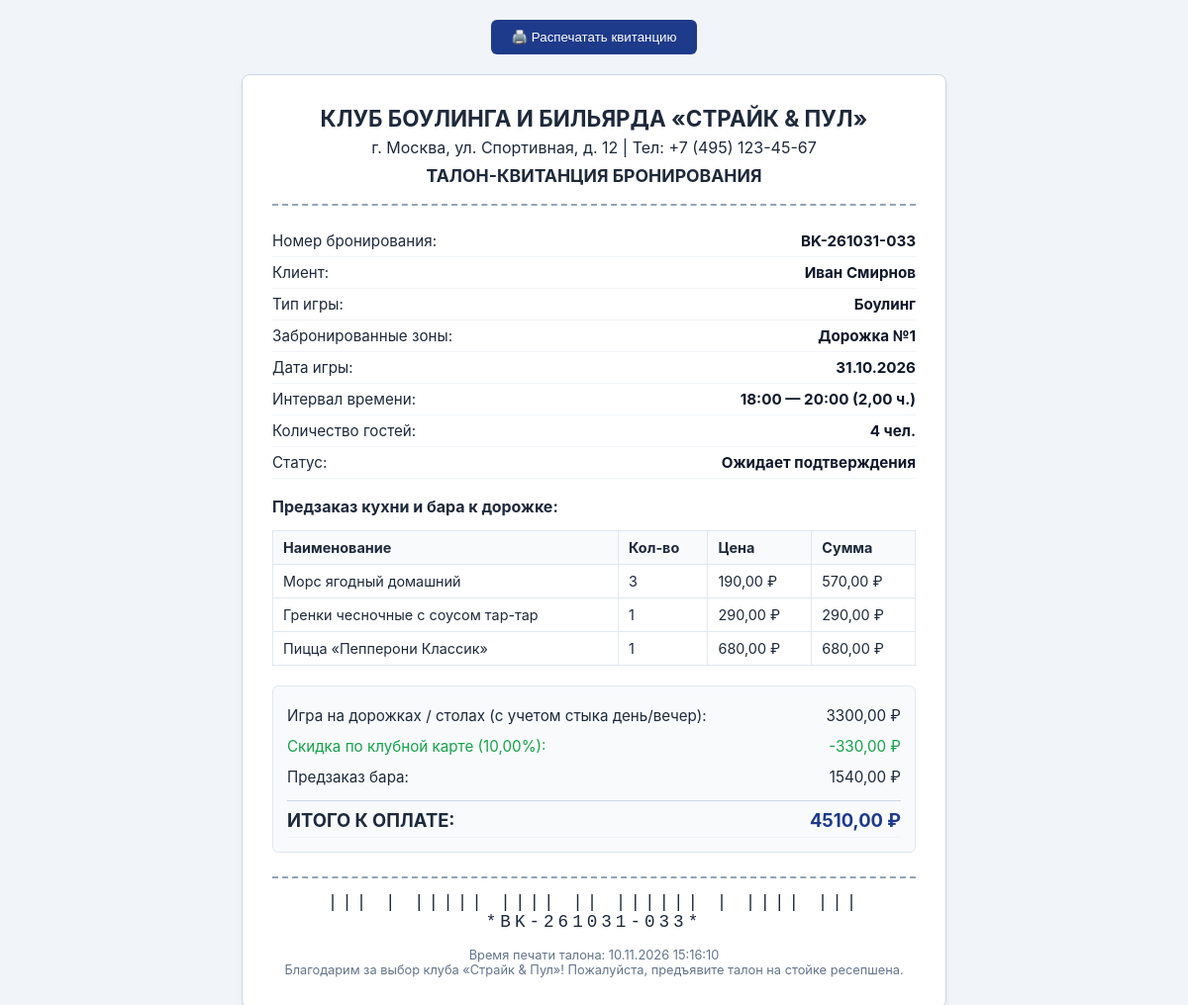
Screenshot of /bookings/33/receipt/ (signed in) with the database file from the repository.
### club/models.py (models this page shows, shortened)
class Booking(models.Model):
    STATUS_CHOICES = (
        ('pending', 'Ожидает подтверждения'),
        ('confirmed', 'Подтверждено'),
        ('completed', 'Завершено'),
        ('cancelled', 'Отменено'),
    )
    booking_number = models.CharField("Номер брони", max_length=32, unique=True)
    user = models.ForeignKey(User, on_delete=models.CASCADE, related_name='bookings', verbose_name="Посетитель")
    game_type = models.ForeignKey(GameType, on_delete=models.PROTECT, related_name='bookings', verbose_name="Тип игры")
    zones = models.ManyToManyField(PlayZone, related_name='bookings', verbose_name="Игровые дорожки / столы")
    date = models.DateField("Дата игры")
    start_time = models.TimeField("Время начала")
    end_time = models.TimeField("Время окончания")
    guests_count = models.PositiveIntegerField("Количество гостей", default=2, validators=[MinValueValidator(1)])
    club_card = models.ForeignKey(
        ClubCard,
        on_delete=models.SET_NULL,
        blank=True,
        null=True,
        related_name='bookings',
        verbose_name="Применённая клубная карта"
    )
    hours_total = models.DecimalField("Всего часов", max_digits=4, decimal_places=2, default=Decimal('1.00'))
    day_hours = models.DecimalField("Часов в дневной тариф", max_digits=4, decimal_places=2, default=Decimal('0.00'))
    night_hours = models.DecimalField("Часов в вечерний тариф", max_digits=4, decimal_places=2, default=Decimal('0.00'))
    game_cost = models.DecimalField("Стоимость игры до скидки (руб)", max_digits=10, decimal_places=2, default=Decimal('0.00'))
    discount_percent = models.DecimalField("Скидка %", max_digits=5, decimal_places=2, default=Decimal('0.00'))
    discount_amount = models.DecimalField("Сумма скидки (руб)", max_digits=10, decimal_places=2, default=Decimal('0.00'))
    preorder_cost = models.DecimalField("Сумма предзаказа бара (руб)", max_digits=10, decimal_places=2, default=Decimal('0.00'))
    total_cost = models.DecimalField("Итоговая сумма к оплате (руб)", max_digits=10, decimal_places=2, default=Decimal('0.00'))
    status = models.CharField("Статус бронирования", max_length=20, choices=STATUS_CHOICES, default='pending')
    notes = models.TextField("Комментарий / пожелания", blank=True)
    created_at = models.DateTimeField("Создано", default=timezone.now)
    updated_at = models.DateTimeField("Обновлено", auto_now=True)
    class Meta:
        verbose_name = "Бронирование"
        verbose_name_plural = "Бронирования"
        ordering = ['-date', '-start_time']

class GameType(models.Model):
    name = models.CharField("Название игры", max_length=100)
    slug = models.SlugField("Слаг", unique=True)
    description = models.TextField("Описание", blank=True)
    max_players_per_unit = models.PositiveIntegerField("Макс. игроков на 1 зону", default=6)
    is_bowling = models.BooleanField("Это боулинг (лимит 6 чел/дорожка)", default=False)
    icon = models.CharField("Иконка / эмодзи", max_length=20, default="🎳")
    class Meta:
        verbose_name = "Тип игры"
        verbose_name_plural = "Типы игр"
        ordering = ['id']

class PlayZone(models.Model):
    STATUS_CHOICES = (
        ('available', 'Доступна'),
        ('maintenance', 'На обслуживании / ремонт'),
    )
    game_type = models.ForeignKey(
        GameType,
        on_delete=models.CASCADE,
        related_name='zones',
        verbose_name="Тип игры"
    )
    number = models.PositiveIntegerField("Номер зоны (дорожки/стола)")
    title = models.CharField("Название", max_length=120)
    description = models.TextField("Особенности / оборудование", blank=True)
    photo = models.ImageField(
        "Фотография зоны",
        upload_to='zones/',
        blank=True,
        null=True,
        validators=[validate_image_file]
    )
    status = models.CharField("Статус", max_length=20, choices=STATUS_CHOICES, default='available')
    is_vip = models.BooleanField("VIP зона", default=False)
    class Meta:
        verbose_name = "Игровая зона"
        verbose_name_plural = "Игровые зоны (дорожки и столы)"
        ordering = ['game_type', 'number']
        unique_together = ('game_type', 'number')

class PreorderItem(models.Model):
    STATUS_CHOICES = (
        ('ordered', 'Заказано'),
        ('prepared', 'Готовится'),
        ('served', 'Подано к дорожке'),
        ('cancelled', 'Отменено'),
    )
    booking = models.ForeignKey(Booking, on_delete=models.CASCADE, related_name='preorders', verbose_name="Бронирование")
    menu_item = models.ForeignKey(MenuItem, on_delete=models.PROTECT, related_name='preorder_items', verbose_name="Блюдо / напиток")
    quantity = models.PositiveIntegerField("Количество", default=1, validators=[MinValueValidator(1)])
    price_each = models.DecimalField("Цена за единицу (руб)", max_digits=8, decimal_places=2)
    total_price = models.DecimalField("Общая стоимость (руб)", max_digits=10, decimal_places=2)
    status = models.CharField("Статус позиции", max_length=20, choices=STATUS_CHOICES, default='ordered')
    class Meta:
        verbose_name = "Позиция предзаказа"
        verbose_name_plural = "Позиции предзаказа бара"
        ordering = ['id']

class MenuItem(models.Model):
    CATEGORY_CHOICES = (
        ('snacks', 'Снеки и закуски'),
        ('hot', 'Горячие блюда и пицца'),
        ('drinks', 'Напитки и коктейли'),
        ('desserts', 'Десерты'),
    )
    category = models.CharField("Категория", max_length=20, choices=CATEGORY_CHOICES, default='snacks')
    title = models.CharField("Название", max_length=150)
    description = models.TextField("Состав / описание", blank=True)
    price = models.DecimalField(
        "Цена (руб)",
        max_digits=8,
        decimal_places=2,
        validators=[MinValueValidator(Decimal('0.00'))]
    )
    weight_volume = models.CharField("Выход (порция)", max_length=50, default="300 г")
    photo = models.ImageField(
        "Фото блюда",
        upload_to='menu/',
        blank=True,
        null=True,
        validators=[validate_image_file]
    )
    is_available = models.BooleanField("В наличии", default=True)
    class Meta:
        verbose_name = "Позиция меню бара"
        verbose_name_plural = "Меню бара и кухни"
        ordering = ['category', 'title']

### club/views.py (the view)
# urls.py: path('bookings/<int:pk>/receipt/', views.booking_receipt_view, name='booking_receipt'),
@login_required
def booking_receipt_view(request, pk):
    booking = get_object_or_404(
        Booking.objects.select_related('user', 'game_type', 'club_card').prefetch_related('zones', 'preorders__menu_item'),
        pk=pk
    )
    is_staff = request.user.is_superuser or (
        hasattr(request.user, 'profile') and request.user.profile.role in ['operator', 'admin', 'bar_manager']
    )
    if not is_staff and booking.user != request.user:
        return HttpResponseForbidden("Нет доступа к квитанции чужого бронирования.")
    context = {
        'booking': booking,
        'preorders': booking.preorders.all(),
        'print_time': timezone.now(),
    }
    return render(request, 'club/booking_receipt.html', context)

### club/context_processors.py (called while the page is built)
def club_global_context(request):
    game_types = GameType.objects.all()
    user_role = 'guest'
    user_profile = None
    if request.user.is_authenticated:
        if request.user.is_superuser:
            user_role = 'admin'
        else:
            profile = getattr(request.user, 'profile', None)
            if profile:
                user_role = profile.role
                user_profile = profile
            else:
                user_role = 'visitor'
    return {
        'nav_game_types': game_types,
        'current_user_role': user_role,
        'user_profile': user_profile,
    }

### templates/club/booking_receipt.html (shortened to what this page needs)
<!DOCTYPE html>
<html lang="ru">
<head>
</head>
<body>
  <div class="print-actions">
    <button onclick="window.print();" class="btn">🖨️ Распечатать квитанцию</button>
  </div>
  <div class="ticket-container">
    <div class="ticket-header">
      <h1>КЛУБ БОУЛИНГА И БИЛЬЯРДА «СТРАЙК & ПУЛ»</h1>
      <div>г. Москва, ул. Спортивная, д. 12 | Тел: +7 (495) 123-45-67</div>
      <div style="margin-top: 8px; font-weight: bold; font-size: 1.1rem;">
        ТАЛОН-КВИТАНЦИЯ БРОНИРОВАНИЯ
      </div>
    </div>
    <div class="ticket-row">
      <span>Номер бронирования:</span>
      <strong>{{ booking.booking_number }}</strong>
    </div>
    <div class="ticket-row">
      <span>Клиент:</span>
      <strong>{{ booking.user.first_name|default:booking.user.username }}</strong>
    </div>
    <div class="ticket-row">
      <span>Тип игры:</span>
      <strong>{{ booking.game_type.name }}</strong>
    </div>
    <div class="ticket-row">
      <span>Забронированные зоны:</span>
      <strong>{% for z in booking.zones.all %}{{ z.title }}{% if not forloop.last %}, {% endif %}{% endfor %}</strong>
    </div>
    <div class="ticket-row">
      <span>Дата игры:</span>
      <strong>{{ booking.date|date:"d.m.Y" }}</strong>
    </div>
    <div class="ticket-row">
      <span>Интервал времени:</span>
      <strong>{{ booking.start_time|time:"H:i" }} — {{ booking.end_time|time:"H:i" }} ({{ booking.hours_total }} ч.)</strong>
    </div>
    <div class="ticket-row">
      <span>Количество гостей:</span>
      <strong>{{ booking.guests_count }} чел.</strong>
    </div>
    <div class="ticket-row">
      <span>Статус:</span>
      <strong>{{ booking.get_status_display }}</strong>
    </div>
    {% if preorders %}
      <h3 style="font-size: 1rem; margin-top: 18px; margin-bottom: 6px;">Предзаказ кухни и бара к дорожке:</h3>
      <table class="items-table">
        <thead>
          <tr>
            <th>Наименование</th>
            <th>Кол-во</th>
            <th>Цена</th>
            <th>Сумма</th>
          </tr>
        </thead>
        <tbody>
          {% for p in preorders %}
            <tr>
              <td>{{ p.menu_item.title }}</td>
              <td>{{ p.quantity }}</td>
              <td>{{ p.price_each }} ₽</td>
              <td>{{ p.total_price }} ₽</td>
            </tr>
          {% endfor %}
        </tbody>
      </table>
    {% endif %}
    <div class="total-box">
      <div class="ticket-row" style="border: none;">
        <span>Игра на дорожках / столах (с учетом стыка день/вечер):</span>
        <span>{{ booking.game_cost }} ₽</span>
      </div>
      {% if booking.club_card %}
        <div class="ticket-row" style="border: none; color: #16a34a;">
          <span>Скидка по клубной карте ({{ booking.discount_percent }}%):</span>
          <span>-{{ booking.discount_amount }} ₽</span>
        </div>
      {% endif %}
      <div class="ticket-row" style="border: none;">
        <span>Предзаказ бара:</span>
        <span>{{ booking.preorder_cost }} ₽</span>
      </div>
      <div class="ticket-row" style="border-top: 1px solid #cbd5e1; margin-top: 8px; padding-top: 8px; font-size: 1.15rem; font-weight: bold;">
        <span>ИТОГО К ОПЛАТЕ:</span>
        <span style="color: #1e3a8a;">{{ booking.total_cost }} ₽</span>
      </div>
    </div>
    <div class="barcode-box">
      ||| | ||||| |||| || |||||| | |||| |||<br>
      *{{ booking.booking_number }}*
    </div>
    <div style="text-align: center; font-size: 0.8rem; color: #64748b; margin-top: 16px;">
      Время печати талона: {{ print_time|date:"d.m.Y H:i:s" }}<br>
      Благодарим за выбор клуба «Страйк & Пул»! Пожалуйста, предъявите талон на стойке ресепшена.
    </div>
  </div>
</body>
</html>

### templates/club/booking_receipt.html (style rules this page uses)
body { font-family: -apple-system, BlinkMacSystemFont, "Segoe UI", Roboto, Arial, sans-serif; margin: 0; padding: 20px; color: #1e293b; background: #f1f5f9; }
.ticket-container { max-width: 650px; margin: 0 auto; background: #fff; border: 1px solid #cbd5e1; border-radius: 8px; padding: 30px; box-shadow: 0 4px 6px rgba(0,0,0,0.05); }
.ticket-header { text-align: center; border-bottom: 2px dashed #94a3b8; padding-bottom: 18px; margin-bottom: 20px; }
.ticket-header h1 { margin: 0 0 6px 0; font-size: 1.4rem; }
.ticket-row { display: flex; justify-content: space-between; padding: 6px 0; border-bottom: 1px solid #f1f5f9; font-size: 0.95rem; }
.ticket-row strong { color: #0f172a; }
.items-table { width: 100%; border-collapse: collapse; margin-top: 14px; font-size: 0.9rem; }
.items-table th, .items-table td { border: 1px solid #e2e8f0; padding: 8px 10px; text-align: left; }
.items-table th { background: #f8fafc; }
.total-box { margin-top: 20px; padding: 14px; background: #f8fafc; border-radius: 6px; border: 1px solid #e2e8f0; }
.barcode-box { text-align: center; margin-top: 24px; padding-top: 14px; border-top: 2px dashed #94a3b8; font-family: monospace; letter-spacing: 4px; font-size: 1.1rem; }
.print-actions { text-align: center; margin-bottom: 20px; }
.btn { display: inline-block; padding: 10px 20px; background: #1e3a8a; color: #fff; text-decoration: none; border-radius: 6px; font-weight: 500; cursor: pointer; border: none; }

### rows the page displays
Booking: booking_number "BK-261031-033", user.first_name "Иван Смирнов", game_type.name "Боулинг", date "31.10.2026", start_time "18:00", end_time "20:00", hours_total "2,00", guests_count "4", status "Ожидает подтверждения", game_cost "3300,00", discount_percent "10,00", discount_amount "330,00", preorder_cost "1540,00", total_cost "4510,00"
PlayZone: title "Дорожка №1"
PreorderItem: menu_item "Морс ягодный домашний", quantity "3", price_each "190,00", total_price "570,00"
PreorderItem: menu_item "Гренки чесночные с соусом тар-тар", quantity "1", price_each "290,00", total_price "290,00"
PreorderItem: menu_item "Пицца «Пепперони Классик»", quantity "1", price_each "680,00", total_price "680,00"
